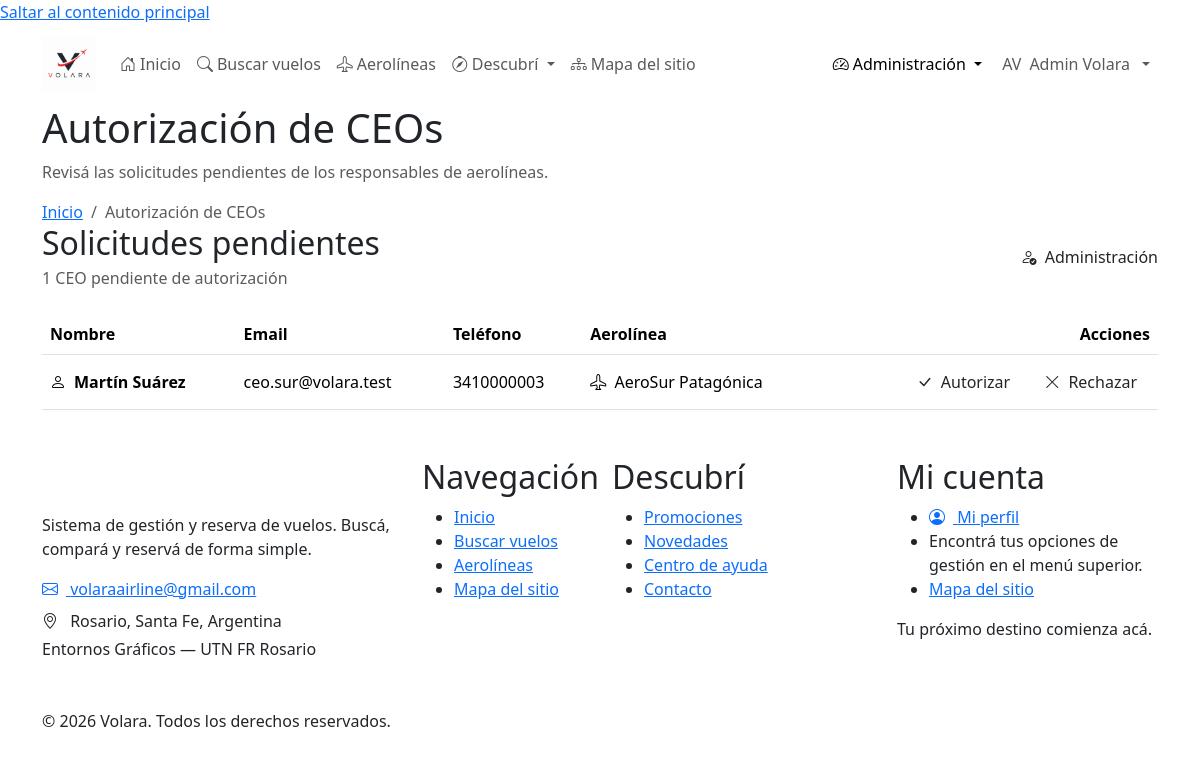
Screenshot of /Pages/Admin/autorizacionCeos.php (signed in) with the database file from the repository.
### tables this page shows
CREATE TABLE usuarios (
    codUsuario INT UNSIGNED AUTO_INCREMENT,

    nombre VARCHAR(80) NOT NULL,
    apellido VARCHAR(80) NOT NULL,
    mail VARCHAR(150) NOT NULL,
    clave VARCHAR(255) NOT NULL,
    telefono VARCHAR(30) DEFAULT NULL,

    tipoUsuario ENUM(
        'administrador',
        'ceo aerolínea',
        'usuario'
    ) NOT NULL DEFAULT 'usuario',

    codAerolinea INT UNSIGNED DEFAULT NULL,

    estadoUsuario ENUM(
        'pendiente de validación',
        'pendiente de autorización',
        'activo',
        'rechazado'
    ) NOT NULL DEFAULT 'pendiente de validación',

    tokenValidacion VARCHAR(128) DEFAULT NULL,
    tokenRecuperacion VARCHAR(128) DEFAULT NULL,
    vencimientoToken DATETIME DEFAULT NULL,

    fechaCreacion DATETIME NOT NULL DEFAULT CURRENT_TIMESTAMP,
    fechaActualizacion DATETIME NOT NULL DEFAULT CURRENT_TIMESTAMP
        ON UPDATE CURRENT_TIMESTAMP,

    PRIMARY KEY (codUsuario),

    UNIQUE KEY uk_usuario_mail (mail),
    UNIQUE KEY uk_usuario_token_validacion (tokenValidacion),
    UNIQUE KEY uk_usuario_token_recuperacion (tokenRecuperacion),

    KEY idx_usuario_tipo (tipoUsuario),
    KEY idx_usuario_estado (estadoUsuario),
    KEY idx_usuario_aerolinea (codAerolinea),

    CONSTRAINT fk_usuario_aerolinea
        FOREIGN KEY (codAerolinea)
        REFERENCES aerolineas(codAerolinea)
        ON UPDATE CASCADE
        ON DELETE RESTRICT

);

CREATE TABLE aerolineas (
    codAerolinea INT UNSIGNED AUTO_INCREMENT,
    codigoIATA CHAR(3) NOT NULL,
    nombre VARCHAR(120) NOT NULL,
    pais VARCHAR(100) NOT NULL,

    PRIMARY KEY (codAerolinea),

    UNIQUE KEY uk_aerolinea_iata (codigoIATA),
    UNIQUE KEY uk_aerolinea_nombre (nombre)

);

### Pages/Admin/autorizacionCeos.php (the view, shortened to what the rows shown need)
<?php
require_once __DIR__ . '/../../Includes/functions.php';
$conexion = conectarDB();
$porPagina = 5;
$paginaActual = (int) ($_GET['pagina'] ?? 1);
$offset = ($paginaActual - 1) * $porPagina;
$sql = "
    SELECT
        u.codUsuario,
        u.nombre,
        u.apellido,
        u.mail,
        u.telefono,
        a.nombre AS aerolinea
    FROM usuarios u
    LEFT JOIN aerolineas a
        ON u.codAerolinea = a.codAerolinea
    WHERE u.tipoUsuario = 'ceo aerolínea'
      AND u.estadoUsuario = 'pendiente de autorización'
    ORDER BY u.codUsuario DESC
    LIMIT :limite
    OFFSET :offset
";
$consulta = $conexion->prepare($sql);
$consulta->bindValue(
    ':limite',
    $porPagina,
    PDO::PARAM_INT
);
$consulta->bindValue(
    ':offset',
    $offset,
    PDO::PARAM_INT
);
$consulta->execute();
$ceosPendientes = $consulta->fetchAll(PDO::FETCH_ASSOC);
?>
<?php
require __DIR__ . '/../../Includes/header.php';
require __DIR__ . '/../../Includes/navbar.php';
?>
<main
    id="contenido-principal"
    class="volara-public-page"
    tabindex="-1"
>
    <section class="page-header">
        <div class="container">
            <h1>
                Autorización de CEOs
            </h1>
        </div>
    </section>
    <section class="section section-gray">
        <div class="container">
            <div
                class="d-flex justify-content-between
                       align-items-center flex-wrap gap-3 mb-4"
            >
                <div>
                    <h2 class="section-title mb-1">
                        Solicitudes pendientes
                    </h2>
                </div>
            </div>
            <?php if (empty($ceosPendientes)): ?>
                <div class="volara-card text-center py-5">
                    <div
                        class="stat-icon stat-icon-red mx-auto mb-3"
                    >
                        <i
                            class="bi bi-person-check"
                            aria-hidden="true"
                        ></i>
                    </div>
                    <h2 class="h4">
                        No hay solicitudes pendientes
                    </h2>
                    <p class="text-muted mb-0">
                        Actualmente no hay CEOs esperando
                        autorización.
                    </p>
                </div>
            <?php else: ?>
                <div class="volara-card">
                    <div class="table-responsive">
                        <table
                            class="table align-middle mb-0"
                        >
                            <thead>
                                <tr>
                                    <th scope="col">
                                        Nombre
                                    </th>
                                    <th scope="col">
                                        Email
                                    </th>
                                    <th scope="col">
                                        Teléfono
                                    </th>
                                    <th scope="col">
                                        Aerolínea
                                    </th>
                                    <th
                                        scope="col"
                                        class="text-end"
                                    >
                                        Acciones
                                    </th>
                                </tr>
                            </thead>
                            <tbody>
                                <?php foreach (
                                    $ceosPendientes as $ceo
                                ): ?>
                                    <tr>
                                        <td>
                                            <div
                                                class="d-flex
                                                       align-items-center
                                                       gap-2"
                                            >
                                                <div
                                                    class="stat-icon
                                                           stat-icon-red
                                                           mb-0"
                                                >
                                                    <i
                                                        class="bi bi-person"
                                                        aria-hidden="true"
                                                    ></i>
                                                </div>
                                                <strong>
                                                    <?= htmlspecialchars(
                                                        $ceo['nombre']
                                                        . ' '
                                                        . $ceo['apellido'],
                                                        ENT_QUOTES,
                                                        'UTF-8'
                                                    ) ?>
                                                </strong>
                                            </div>
                                        </td>
                                        <td class="text-break">
                                            <?= htmlspecialchars(
                                                $ceo['mail'],
                                                ENT_QUOTES,
                                                'UTF-8'
                                            ) ?>
                                        </td>
                                        <td>
                                            <?= htmlspecialchars(
                                                $ceo['telefono'] ?? '-',
                                                ENT_QUOTES,
                                                'UTF-8'
                                            ) ?>
                                        </td>
                                        <td>
                                            <span
                                                class="volara-badge
                                                       badge-neutral"
                                            >
                                                <i
                                                    class="bi bi-airplane me-1"
                                                    aria-hidden="true"
                                                ></i>
                                                <?= htmlspecialchars(
                                                    $ceo['aerolinea'] ?? '-',
                                                    ENT_QUOTES,
                                                    'UTF-8'
                                                ) ?>
                                            </span>
                                        </td>
                                        <td>
                                            <form
                                                method="post"
                                                class="d-flex
                                                       justify-content-end
                                                       flex-wrap gap-2"
                                            >
                                                <button
                                                    type="submit"
                                                    name="accion"
                                                    value="autorizar"
                                                    class="btn
                                                           btn-volara
                                                           btn-volara-sm"
                                                >
                                                    <i
                                                        class="bi
                                                               bi-check-lg
                                                               me-1"
                                                        aria-hidden="true"
                                                    ></i>
                                                    Autorizar
                                                </button>
                                                <button
                                                    type="submit"
                                                    name="accion"
                                                    value="rechazar"
                                                    class="btn
                                                           btn-volara-outline
                                                           btn-volara-sm"
                                                >
                                                    <i
                                                        class="bi
                                                               bi-x-lg
                                                               me-1"
                                                        aria-hidden="true"
                                                    ></i>
                                                    Rechazar
                                                </button>
                                            </form>
                                        </td>
                                    </tr>
                                <?php endforeach; ?>
                            </tbody>
                        </table>
                    </div>
                </div>
            <?php endif; ?>
        </div>
    </section>
</main>
<?php
require __DIR__ . '/../../Includes/footer.php';
?>

### Includes/navbar.php (shortened to what the rows shown need)
<?php
require_once __DIR__ . '/functions.php';
$escapar = static function ($valor): string {
    return htmlspecialchars(
        (string) $valor,
        ENT_QUOTES,
        'UTF-8'
    );
};
$estaLogueado = !empty($_SESSION['codUsuario']);
$usuario = [];
if ($estaLogueado && function_exists('usuarioActual')) {
    $datosUsuario = usuarioActual();
    if (is_array($datosUsuario)) {
        $usuario = $datosUsuario;
    }
}
$rolUsuario = trim((string) ($usuario['rol'] ?? ''));
if ($rolUsuario === '') {
    $rolUsuario = trim((string) (
        $usuario['tipoUsuario']
        ?? $_SESSION['tipoUsuario']
        ?? $_SESSION['rol']
        ?? ''
    ));
}
$rolUsuario = function_exists('mb_strtolower')
    ? mb_strtolower($rolUsuario, 'UTF-8')
    : strtolower($rolUsuario);
$rolNormalizado = strtr($rolUsuario, [
    'á' => 'a',
    'é' => 'e',
    'í' => 'i',
    'ó' => 'o',
    'ú' => 'u',
    'ü' => 'u',
]);
$esAdmin = in_array(
    $rolNormalizado,
    ['admin', 'administrador'],
    true
);
$nombreUsuario = trim((string) (
    $usuario['nombre']
    ?? $_SESSION['nombre']
    ?? ''
));
$apellidoUsuario = trim((string) (
    $usuario['apellido']
    ?? $_SESSION['apellido']
    ?? ''
));
$nombreMostrar = trim($nombreUsuario . ' ' . $apellidoUsuario);
$primeraInicial = function_exists('mb_substr')
    ? mb_substr($nombreUsuario, 0, 1, 'UTF-8')
    : substr($nombreUsuario, 0, 1);
$segundaInicial = function_exists('mb_substr')
    ? mb_substr($apellidoUsuario, 0, 1, 'UTF-8')
    : substr($apellidoUsuario, 0, 1);
$iniciales = $primeraInicial . $segundaInicial;
$iniciales = function_exists('mb_strtoupper')
    ? mb_strtoupper($iniciales, 'UTF-8')
    : strtoupper($iniciales);
$rutaActual = parse_url(
    $_SERVER['REQUEST_URI'] ?? '',
    PHP_URL_PATH
) ?: '';
$rutaNormalizada = strtolower(str_replace('\\', '/', $rutaActual));
$esPaginaAdmin = str_contains($rutaNormalizada, '/pages/admin/');
$claseActiva = static function (bool $condicion): string {
    return $condicion ? ' active' : '';
};
?>
<nav class="navbar navbar-expand-xl volara-navbar" aria-label="Navegación principal">
    <div class="container">
        <div class="collapse navbar-collapse" id="volaraNav">
            <ul class="navbar-nav ms-auto align-items-xl-center gap-xl-1">
                <?php if ($estaLogueado): ?>
                    <?php if ($esAdmin): ?>
                        <li class="nav-item dropdown">
                            <a class="nav-link dropdown-toggle<?= $claseActiva($esPaginaAdmin) ?>" href="#" role="button" data-bs-toggle="dropdown" aria-expanded="false">
                                <i class="bi bi-speedometer2 me-1" aria-hidden="true"></i>Administración
                            </a>
                        </li>
                    <?php endif; ?>
                    <li class="nav-item dropdown user-menu">
                        <a class="nav-link dropdown-toggle d-flex align-items-center gap-2" href="#" role="button" data-bs-toggle="dropdown" aria-expanded="false">
                            <span class="user-avatar" aria-hidden="true"><?= $escapar($iniciales) ?></span>
                            <span class="user-name"><?= $escapar($nombreMostrar !== '' ? $nombreMostrar : 'Mi cuenta') ?></span>
                        </a>
                    </li>
                <?php endif; ?>
            </ul>
        </div>
    </div>
</nav>

### rows the page displays
usuarios: $escapar($iniciales) "AV", nombre+apellido "Admin Volara"
usuarios: nombre+apellido "Martín Suárez", mail "ceo.sur@volara.test", telefono "3410000003", codAerolinea.nombre "AeroSur Patagónica"

### other values shown
$totalCeos "1"
